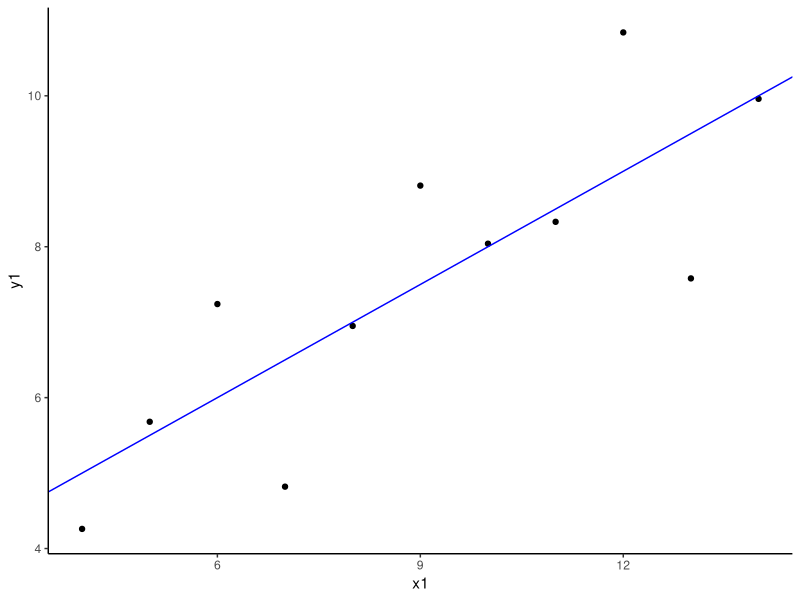
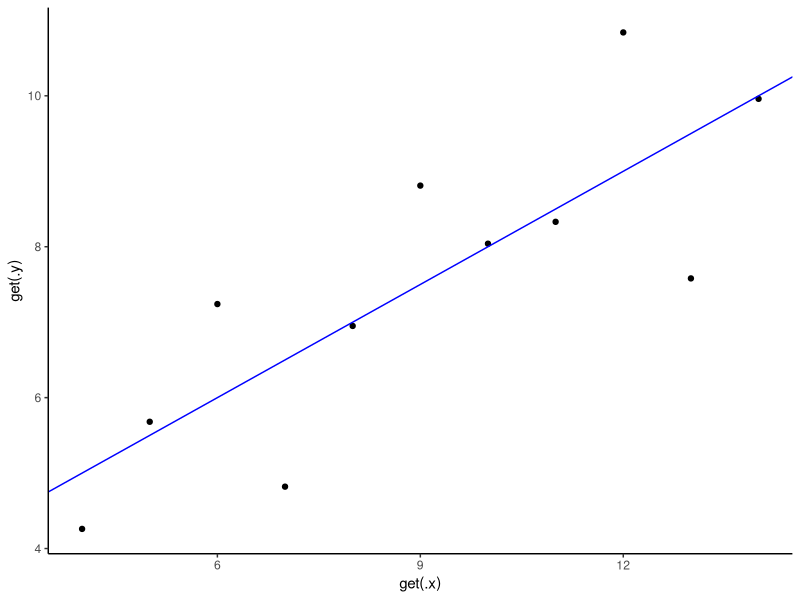
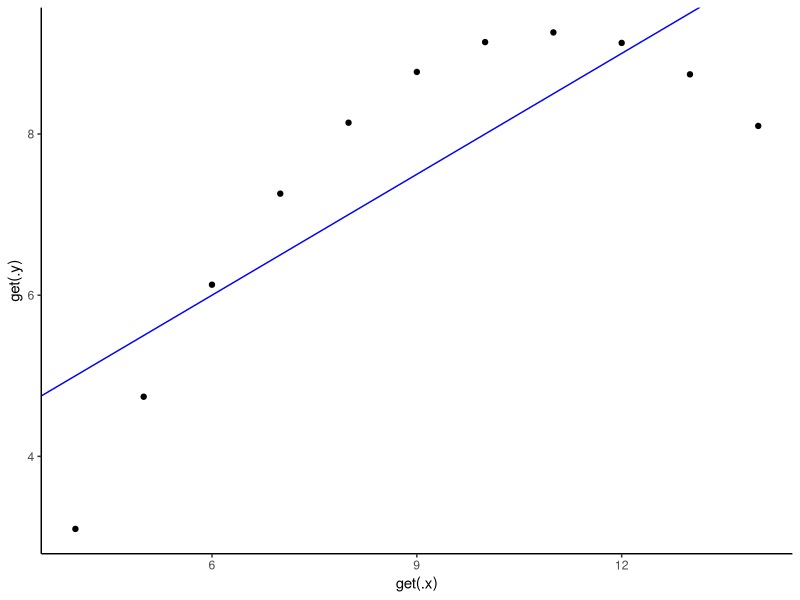
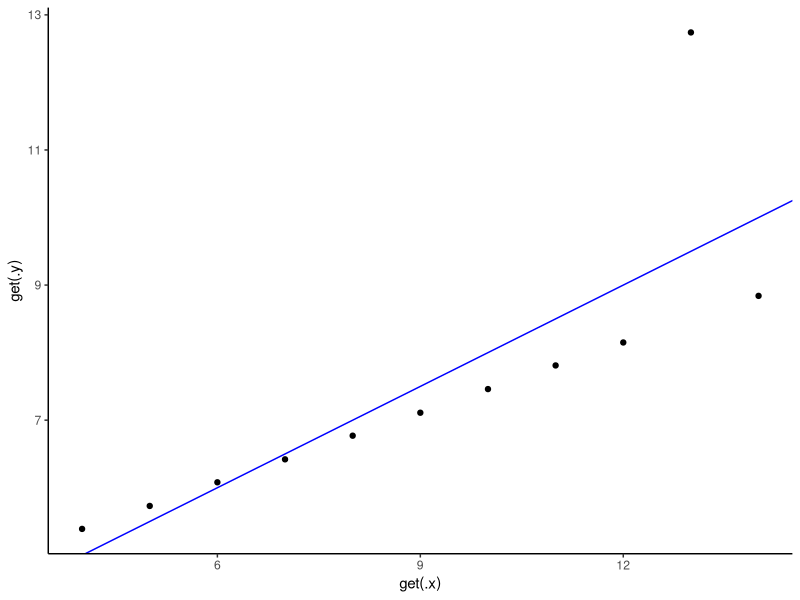
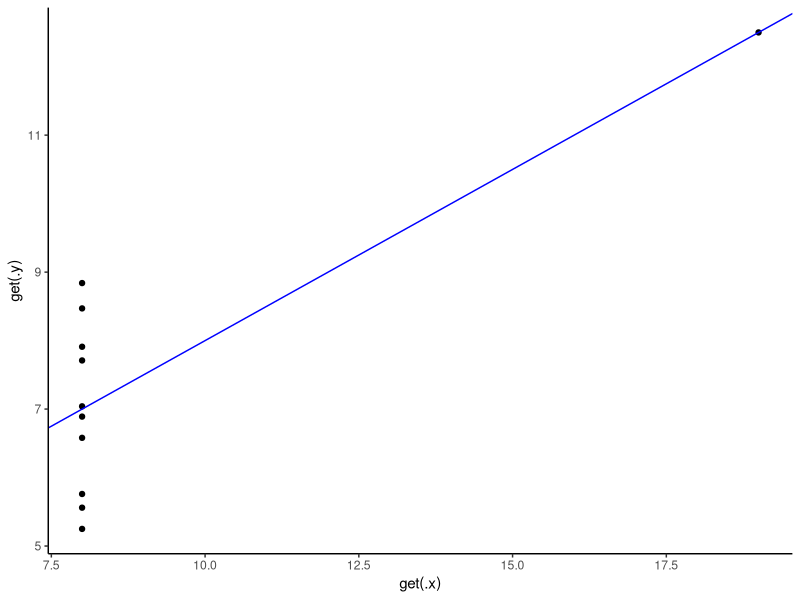
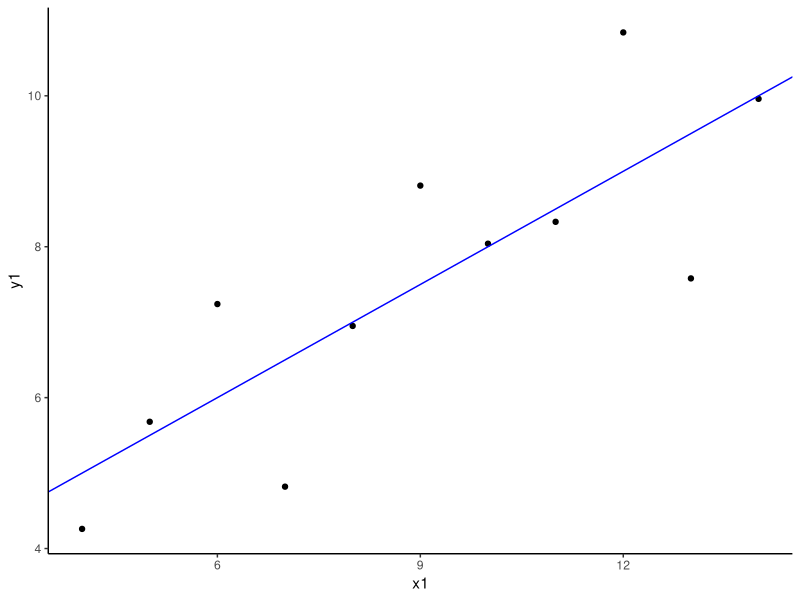
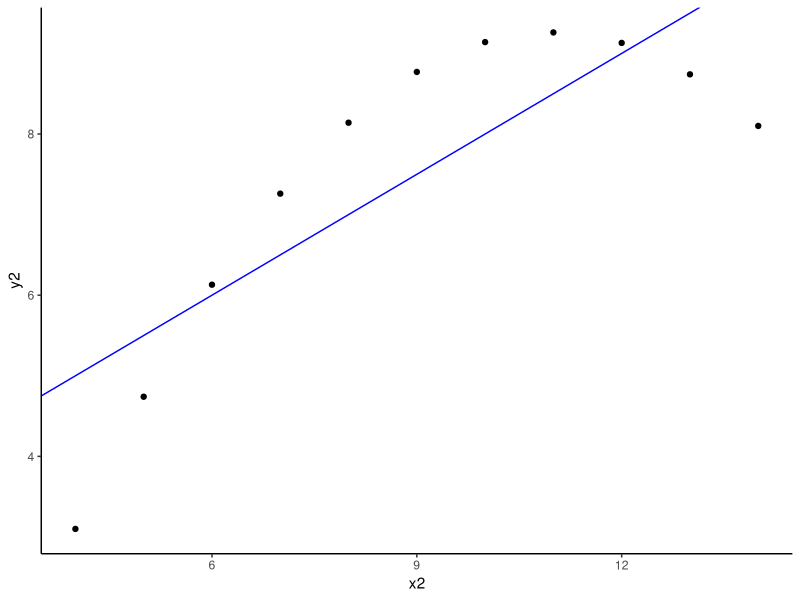
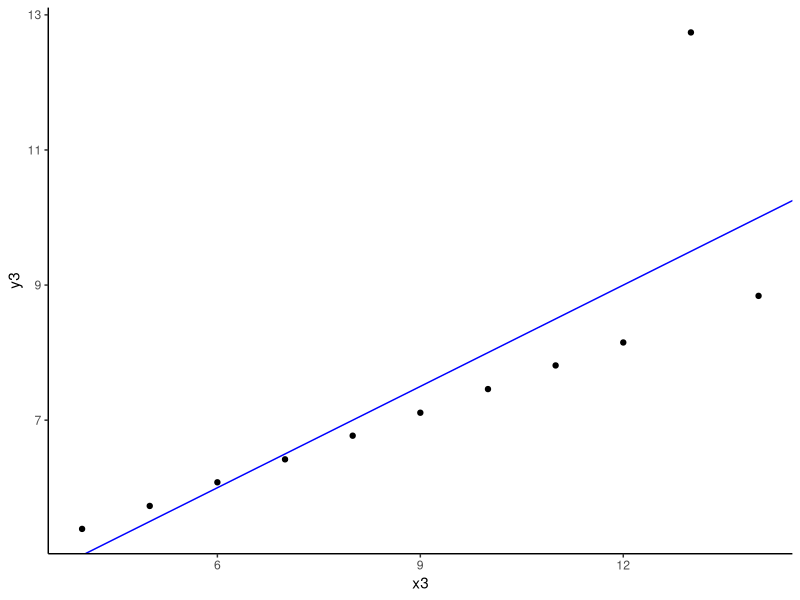

These charts were generated, in order, by the following R code:
## ---- chunk 1
#| label = "setup",
#| include = FALSE
knitr::opts_chunk$set(echo = TRUE, message = FALSE, warning = FALSE)
## ---- chunk 2
#| label = "import_tidyverse"
library(tidyverse)
## ---- chunk 3
#| label = "boucle_for"
objet <- 2

for (i in (2:10)){
  objet[i] <- i*2
}

## ---- chunk 4
#| label = "vectorisation"

vecteur <- (1:10)*2
identical(objet, vecteur)
## ---- chunk 5
#| label = "purr_et_texte"
hadrien <- "Je suis descendu ce matin chez mon médecin Hermogène, qui vient de rentrer à la Villa après un assez long voyage en Asie. L'examen devait se faire à jeun : nous avions pris rendez-vous pour les premières heures de la matinée. Je me suis couché sur un lit après m'être dépouillé de mon manteau et de ma tunique. Je t'épargne des détails qui te seraient aussi désagréables qu'à moimême, et la description du corps d'un homme qui avance en âge et s'apprête à mourir d'une hydropisie du cœur."

# séparer les phrases
paragraphe <- str_split(hadrien, "\\.")
# afficher la longueur
str_length(paragraphe)
# totale
map(.x = paragraphe, .f = ~ str_length(.x))

# beaucoup de fonctions sont prévue pour la vectorisation et peuvent foncitonner sans mapping
hadrien %>% 
  str_split("\\.", simplify = TRUE) %>% 
  str_length()

# détacher par phrases et par mots
str_split(hadrien, " ", simplify = TRUE) %>% length()
str_split(paragraphe, " ", simplify = TRUE) %>% length()
str_split(paragraphe, " ", simplify = TRUE)

# changer de profondeur dans l'objet grâce à `_depth`
map(
  .x = paragraphe,
  .f = ~ str_split(.x, " ")
) %>% 
  map_depth(2, length)

# utilisation de `map2()` lorsque deux listes sont intégrée et `pmap()` lorsqu'il y a plus de deux listes
map2_chr(
  .x = c("Alice", "Marc", "Julie", "Charlie"),
  .y = c("plage", "montagne", "campagne", "cuisine"),
  .f = ~ str_c(.x, " va à la ", .y)
)

# type d'objet produit par map -> une liste par défaut
map2(
  .x = c("Alice", "Marc", "Julie", "Charlie"),
  .y = c("plage", "montagne", "campagne", "cuisine"),
  ~ str_c(.x, " va à la ", .y)
) %>% 
  class()

# possibilité de changer le type de sortie avec _chr ou _dbl...
map2_chr(
  .x = c("Alice", "Marc", "Julie", "Charlie"),
  .y = c("plage", "montagne", "campagne", "cuisine"),
  ~ str_c(.x, " va à la ", .y)
) %>% 
  class()

map2_chr(
  .x = c("Alice", "Marc", "Julie", "Charlie"),
  .y = c("plage", "montagne", "campagne", "cuisine"),
  ~ str_c(.x, " va à la ", .y)
)

## ---- chunk 6
#| label = "across"
# calcul des moyennes de sepal_length
iris %>% 
  summarise(sepal_length_moyenne = mean(Sepal.Length))

# application à toutes les colonnes numériques
iris %>% 
  summarise(
    across(
      .cols = where(is.numeric),
      .fns = list(moyenne = ~ mean(.x, na.rm = TRUE), minimum = min, maximum = max),
      .names = "{col}_{fn}"
    )
  )

## ---- chunk 7
#| label = "map_sur_jdd"
# travail sur les jdd de données iris, mtcars et women
map(
  .x = list(iris, mtcars, women),
  .f = ~ summarise(
    .x,
    across(
      .cols = where(is.numeric),
      .fns = list(moyenne = ~ mean(.x, na.rm = TRUE), minimum = min, maximum = max),
      .names = "{col}_{fn}"
    )
  )
)

# ajout des noms des jeux de données
map(
  .x = list(iris, mtcars, women),
  .f = ~ summarise(
    .x,
    across(
      .cols = where(is.numeric),
      .fns = list(moyenne = ~ mean(.x, na.rm = TRUE), minimum = min, maximum = max),
      .names = "{col}_{fn}"
    )
  )
) %>% 
  set_names(c("iris", "mtcars", "women"))

# format tableau croisé
map(
  .x = list(iris, mtcars, women),
  .f = ~ summarise(
    .x,
    across(
      .cols = where(is.numeric),
      .fns = list(moyenne = ~ mean(.x, na.rm = TRUE), minimum = min, maximum = max),
      .names = "{col}_{fn}"
    )
  )
) %>% 
  set_names(c("iris", "mtcars", "women")) %>% 
  map(
    .f = ~ pivot_longer(
      .x, 
      cols = everything(),
      names_to = c("mesure", ".value"),
      names_pattern = "(.+)_(.+)")
  )

## ---- chunk 8
#| label = "map_anscombe"

anscombe
# réalisation d'une régression linéaire
## simple
lm(y1 ~ x1, data = anscombe) %>% 
  summary()

## sur toutes les colonnes
map2(
  .x = c("x1", "x2", "x3", "x4"),
  .y = c("y1", "y2", "y3", "y4"),
  .f = ~ lm(get(.y) ~ get(.x), data = anscombe) %>% summary()
  )

## avec l'utilisation de la fonction glue
library(glue)
library(glue)
glue("x{1:4}")

## utilisation de set_names() pour le nom des jdd
map2(
  .x = c(glue("x{1:4}")),
  .y = c(glue("y{1:4}")),
  .f = ~ lm(get(.y) ~ get(.x), data = anscombe) %>% summary()
  ) %>% 
  set_names(glue("colonnes finissants par {1:4}"))

# vérification grâce à un graphique
ggplot(anscombe) +
  aes(x = x1, y = y1) +
  geom_point() +
  geom_abline(slope = 0.5, intercept = 3, color = "blue") +
  theme_classic()

## sur toutes les colonnes
purrr::map2(
  .x = c(glue("x{1:4}")),
  .y = c(glue("y{1:4}")),
  .f = ~ ggplot(anscombe) +
    aes(x = get(.x), y = get(.y)) +
    geom_point() +
    geom_abline(slope = 0.5, intercept = 3, color = "blue") +
    theme_classic()
)

## modification des noms des axes
purrr::map2(
  .x = c(glue("x{1:4}")),
  .y = c(glue("y{1:4}")),
  .f = ~ ggplot(anscombe) +
    aes(x = get(.x), y = get(.y)) +
    geom_point() +
    geom_abline(slope = 0.5, intercept = 3, color = "blue") +
    labs(x = .x, y = .y) +
    theme_classic()
)

## enregistrement automatique des graphiques générés 
purrr::map2(
  .x = c(glue("x{1:4}")),
  .y = c(glue("y{1:4}")),
  .f = ~ ggplot(anscombe) +
    aes(x = get(.x), y = get(.y)) +
    geom_point() +
    geom_abline(slope = 0.5, intercept = 3, color = "blue") +
    labs(x = .x, y = .y) +
    theme_classic()
) %>% 
  purrr::map2(
    .y = c(glue("img/x{1:4}y{1:4}.png")),
    .f = ~ ggsave(plot = .x, filename = .y, width = 2, height = 2)
  )

